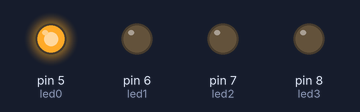
Simulated run of this sketch. Board: Arduino Uno, built with avr-gcc and run on an emulated ATmega328P. On the bench: output pins drawn as LEDs (lit = HIGH).

Above: at 0.5 s.
At 2.5 s:
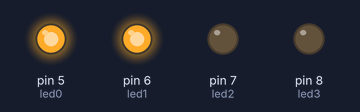
At 4.5 s:
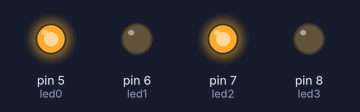
At 9.5 s:
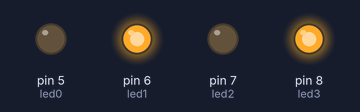
At 13.5 s:
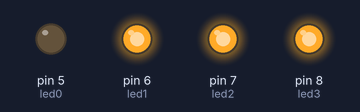
At 18.5 s:
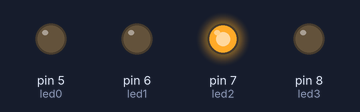
Timing chart, 0 to 19.5 s (numbered marks = the images above):
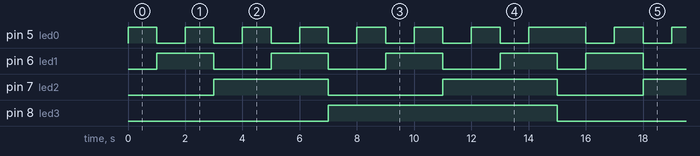

Measured:
- by itself, pin 5 (led0): repeats every 15.0 s: 6 × (LOW 1.0 s, HIGH 1.0 s), LOW 1.0 s, HIGH 2.0 s
- by itself, pin 6 (led1): repeats every 15.0 s: 3 × (LOW 2.0 s, HIGH 2.0 s), LOW 1.0 s, HIGH 2.0 s
- by itself, pin 7 (led2): repeats every 15.0 s: LOW 4.0 s, HIGH 4.0 s, LOW 3.0 s, HIGH 4.0 s
- by itself, pin 8 (led3): alternates HIGH for 8.0 s and LOW for 7.0 s

The sketch:

REPTE_4.ino
```cpp
/**********************************************************************************
**                                                                               **
**                              Entrades i sortides                              **
**                                                                               **
**  Jordi Pujolreu SALA                                              6/3/17      **
**********************************************************************************/

//********** Includes *************************************************************

//********** Variables ************************************************************
const int led0 = 5;          // donar nom al pin 5 de l’Arduino
const int led1 = 6;          // donar nom al pin 6 de l’Arduino
const int led2 = 7;          // donar nom al pin 7 de l’Arduino
const int led3 = 8;          // donar nom al pin 8 de l’Arduino


//********** Setup ****************************************************************
void setup()
{
  pinMode(led0, OUTPUT);     // definir el pin 5 com una sortida
  pinMode(led1, OUTPUT);     // definir el pin 6 com una sortida
  pinMode(led2, OUTPUT);     // definir el pin 7 com una sortida
  pinMode(led3, OUTPUT);     // definir el pin 8 com una sortida

}

//********** Loop *****************************************************************
void loop()
{
  digitalWrite(led0, HIGH);  // donem corrent a les seguuents sortides o no
  digitalWrite(led1, LOW);
  digitalWrite(led2, LOW);
  digitalWrite(led3, LOW);


  delay(1000);  //espera un segon

  digitalWrite(led0, LOW);  // donem corrent a les seguuents sortides o no
  digitalWrite(led1, HIGH);
  digitalWrite(led2, LOW);
  digitalWrite(led3, LOW);


  delay(1000);  //espera un segon

  digitalWrite(led0, HIGH);  // donem corrent a les seguuents sortides o no
  digitalWrite(led1, HIGH);
  digitalWrite(led2, LOW);
  digitalWrite(led3, LOW);


  delay(1000);  //espera un segon

  digitalWrite(led0, LOW);  // donem corrent a les seguuents sortides o no
  digitalWrite(led1, LOW);
  digitalWrite(led2, HIGH);
  digitalWrite(led3, LOW);


  delay(1000);  //espera un segon

  digitalWrite(led0, HIGH);  // donem corrent a les seguuents sortides o no
  digitalWrite(led1, LOW);
  digitalWrite(led2, HIGH);
  digitalWrite(led3, LOW);


  delay(1000);  //espera un segon

  digitalWrite(led0, LOW);  // donem corrent a les seguuents sortides o no
  digitalWrite(led1, HIGH);
  digitalWrite(led2, HIGH);
  digitalWrite(led3, LOW);


  delay(1000);  //espera un segon

  digitalWrite(led0, HIGH);  // donem corrent a les seguuents sortides o no
  digitalWrite(led1, HIGH);
  digitalWrite(led2, HIGH);
  digitalWrite(led3, LOW);


  delay(1000);  //espera un segon

  digitalWrite(led0, LOW);  // donem corrent a les seguuents sortides o no
  digitalWrite(led1, LOW);
  digitalWrite(led2, LOW);
  digitalWrite(led3, HIGH);


  delay(1000);  //espera un segon

  digitalWrite(led0, HIGH);  // donem corrent a les seguuents sortides o no
  digitalWrite(led1, LOW);
  digitalWrite(led2, LOW);
  digitalWrite(led3, HIGH);


  delay(1000);  //espera un segon

  digitalWrite(led0, LOW);  // donem corrent a les seguuents sortides o no
  digitalWrite(led1, HIGH);
  digitalWrite(led2, LOW);
  digitalWrite(led3, HIGH);

    delay(1000);  //espera un segon

  digitalWrite(led0, HIGH);  // donem corrent a les seguuents sortides o no
  digitalWrite(led1, HIGH);
  digitalWrite(led2, LOW);
  digitalWrite(led3, HIGH);


  delay(1000);  //espera un segon

  digitalWrite(led0, LOW);  // donem corrent a les seguuents sortides o no
  digitalWrite(led1, LOW);
  digitalWrite(led2, HIGH);
  digitalWrite(led3, HIGH);

  delay(1000);  //espera un segon

  digitalWrite(led0, HIGH);  // donem corrent a les seguuents sortides o no
  digitalWrite(led1, LOW);
  digitalWrite(led2, HIGH);
  digitalWrite(led3, HIGH);


  delay(1000);  //espera un segon

  digitalWrite(led0, LOW);  // donem corrent a les seguuents sortides o no
  digitalWrite(led1, HIGH);
  digitalWrite(led2, HIGH);
  digitalWrite(led3, HIGH);


  delay(1000);  //espera un segon

  digitalWrite(led0, HIGH);  // donem corrent a les seguuents sortides o no
  digitalWrite(led1, HIGH);
  digitalWrite(led2, HIGH);
  digitalWrite(led3, HIGH);


  delay(1000);  //espera un segon

}
```
